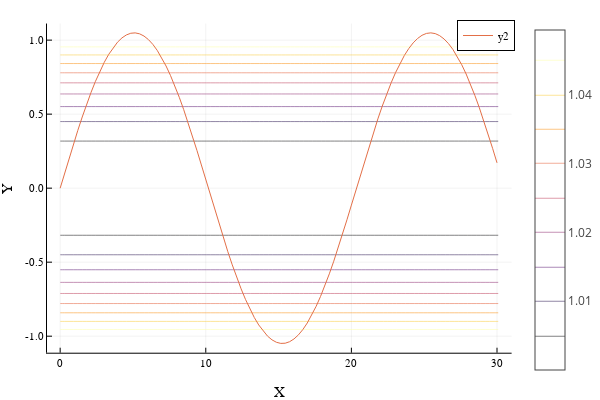

Notebook source saved alongside this figure:
### Code cell
ytraj = zeros(n)
ytraj[2] = 0.1

for k = 2:(n-1)
    x = (k-1) * Δx
    ytraj[k+1] = ytraj[k]
    @printf("\n%d: ", k)
    r = DEL(ytraj[k-1],ytraj[k],ytraj[k+1], x)
    while abs(r) > 1e-12
        @printf("%f ", r)
        J = ForwardDiff.derivative(_y -> DEL(ytraj[k-1],ytraj[k],_y, x), ytraj[k+1])
        ytraj[k+1] -= r / J
        r = DEL(ytraj[k-1],ytraj[k],ytraj[k+1], x)
    end
end

#Compare against reference IPOPT solution
xs = LinRange(0, w + 0.1, 100)
ys = LinRange(-1, 1, 100)
plot!(contour(xs, ys, v(xs' .* ones(100), ones(100)' .* ys)))
plot!(LinRange(0,w,n),ytraj)
xlabel!("X")
ylabel!("Y")

### Figure 1 — Plotly figure (JSON) as saved in the notebook; plotly's stock layout.template omitted (floating-point values rounded to 4 significant figures; data arrays with more than 128 entries replaced by an {"elided": "..."} marker saying what was removed)
{"data": [{"colorbar": {"title": ""}, "colorscale": {"elided": "256x2 mixed values"}, "contours": {"coloring": "lines", "showlabels": false}, "name": "y1", "ncontours": 17, "showlegend": false, "showscale": true, "type": "contour", "x": [0, 0.304, 0.6081, 0.9121, 1.216, 1.52, 1.824, 2.128, 2.432, 2.736, 3.04, 3.344, 3.648, 3.953, 4.257, 4.561, 4.865, 5.169, 5.473, 5.777, 6.081, 6.385, 6.689, 6.993, 7.297, 7.601, 7.905, 8.209, 8.513, 8.817, 9.121, 9.425, 9.729, 10.03, 10.34, 10.64, 10.95, 11.25, 11.55, 11.86, 12.16, 12.47, 12.77, 13.07, 13.38, 13.68, 13.99, 14.29, 14.59, 14.9, 15.2, 15.51, 15.81, 16.11, 16.42, 16.72, 17.03, 17.33, 17.63, 17.94, 18.24, 18.55, 18.85, 19.15, 19.46, 19.76, 20.07, 20.37, 20.67, 20.98, 21.28, 21.59, 21.89, 22.19, 22.5, 22.8, 23.11, 23.41, 23.72, 24.02, 24.32, 24.63, 24.93, 25.24, 25.54, 25.84, 26.15, 26.45, 26.76, 27.06, 27.36, 27.67, 27.97, 28.28, 28.58, 28.88, 29.19, 29.49, 29.8, 30.1], "xaxis": "x", "y": [-1, -0.9798, -0.9596, -0.9394, -0.9192, -0.899, -0.8788, -0.8586, -0.8384, -0.8182, -0.798, -0.7778, -0.7576, -0.7374, -0.7172, -0.697, -0.6768, -0.6566, -0.6364, -0.6162, -0.596, -0.5758, -0.5556, -0.5354, -0.5152, -0.4949, -0.4747, -0.4545, -0.4343, -0.4141, -0.3939, -0.3737, -0.3535, -0.3333, -0.3131, -0.2929, -0.2727, -0.2525, -0.2323, -0.2121, -0.1919, -0.1717, -0.1515, -0.1313, -0.1111, -0.09091, -0.07071, -0.05051, -0.0303, -0.0101, 0.0101, 0.0303, 0.05051, 0.07071, 0.09091, 0.1111, 0.1313, 0.1515, 0.1717, 0.1919, 0.2121, 0.2323, 0.2525, 0.2727, 0.2929, 0.3131, 0.3333, 0.3535, 0.3737, 0.3939, 0.4141, 0.4343, 0.4545, 0.4747, 0.4949, 0.5152, 0.5354, 0.5556, 0.5758, 0.596, 0.6162, 0.6364, 0.6566, 0.6768, 0.697, 0.7172, 0.7374, 0.7576, 0.7778, 0.798, 0.8182, 0.8384, 0.8586, 0.8788, 0.899, 0.9192, 0.9394, 0.9596, 0.9798, 1], "yaxis": "y", "z": {"elided": "100x100 float values"}, "zmax": 1.049, "zmin": 1.0}, {"colorbar": {"title": ""}, "legendgroup": "y2", "line": {"color": "rgba(227, 111, 71, 1.000)", "dash": "solid", "shape": "linear", "width": 1}, "mode": "lines", "name": "y2", "showlegend": true, "type": "scatter", "x": [0, 0.303, 0.6061, 0.9091, 1.212, 1.515, 1.818, 2.121, 2.424, 2.727, 3.03, 3.333, 3.636, 3.939, 4.242, 4.545, 4.848, 5.152, 5.455, 5.758, 6.061, 6.364, 6.667, 6.97, 7.273, 7.576, 7.879, 8.182, 8.485, 8.788, 9.091, 9.394, 9.697, 10, 10.3, 10.61, 10.91, 11.21, 11.52, 11.82, 12.12, 12.42, 12.73, 13.03, 13.33, 13.64, 13.94, 14.24, 14.55, 14.85, 15.15, 15.45, 15.76, 16.06, 16.36, 16.67, 16.97, 17.27, 17.58, 17.88, 18.18, 18.48, 18.79, 19.09, 19.39, 19.7, 20, 20.3, 20.61, 20.91, 21.21, 21.52, 21.82, 22.12, 22.42, 22.73, 23.03, 23.33, 23.64, 23.94, 24.24, 24.55, 24.85, 25.15, 25.45, 25.76, 26.06, 26.36, 26.67, 26.97, 27.27, 27.58, 27.88, 28.18, 28.48, 28.79, 29.09, 29.39, 29.7, 30], "xaxis": "x", "y": [0, 0.1, 0.199, 0.2961, 0.3903, 0.4807, 0.5666, 0.6471, 0.7216, 0.7896, 0.8504, 0.9037, 0.9491, 0.9863, 1.015, 1.035, 1.046, 1.049, 1.043, 1.028, 1.004, 0.9714, 0.9307, 0.8819, 0.8253, 0.7614, 0.6906, 0.6134, 0.5305, 0.4426, 0.3504, 0.2549, 0.1569, 0.05731, -0.04281, -0.1425, -0.2408, -0.3368, -0.4294, -0.518, -0.6017, -0.6797, -0.7515, -0.8165, -0.8742, -0.9241, -0.966, -0.9996, -1.025, -1.041, -1.049, -1.047, -1.037, -1.018, -0.991, -0.955, -0.9108, -0.8586, -0.7989, -0.7319, -0.6583, -0.5786, -0.4935, -0.4036, -0.3099, -0.2132, -0.1144, -0.01452, 0.08554, 0.1848, 0.2822, 0.3768, 0.4679, 0.5544, 0.6358, 0.7112, 0.7802, 0.8421, 0.8965, 0.943, 0.9814, 1.011, 1.033, 1.045, 1.049, 1.044, 1.03, 1.008, 0.9766, 0.9371, 0.8895, 0.834, 0.7711, 0.7012, 0.6249, 0.5428, 0.4556, 0.364, 0.2689, 0.1712], "yaxis": "y", "zmax": 1.049, "zmin": 1.0}], "layout": {"annotations": [], "height": 400, "legend": {"bgcolor": "rgba(255, 255, 255, 1.000)", "bordercolor": "rgba(0, 0, 0, 1.000)", "borderwidth": 1, "font": {"color": "rgba(0, 0, 0, 1.000)", "family": "sans-serif", "size": 11}, "title": {"font": {"color": "rgba(0, 0, 0, 1.000)", "family": "sans-serif", "size": 15}, "text": ""}, "tracegroupgap": 0, "traceorder": "normal", "x": 1, "xanchor": "auto", "y": 1, "yanchor": "auto"}, "margin": {"b": 20, "l": 0, "r": 0, "t": 20}, "paper_bgcolor": "rgba(255, 255, 255, 1.000)", "plot_bgcolor": "rgba(255, 255, 255, 1.000)", "showlegend": true, "width": 600, "xaxis": {"anchor": "y", "domain": [0.09128, 0.9934], "gridcolor": "rgba(0, 0, 0, 0.100)", "gridwidth": 0.5, "linecolor": "rgba(0, 0, 0, 1.000)", "mirror": false, "range": [-0.903, 31.0], "showgrid": true, "showline": true, "showticklabels": true, "tickangle": 0, "tickcolor": "rgb(0, 0, 0)", "tickfont": {"color": "rgba(0, 0, 0, 1.000)", "family": "sans-serif", "size": 11}, "tickmode": "array", "ticks": "inside", "ticktext": ["0", "10", "20", "30"], "tickvals": [0, 10, 20, 30], "title": "X", "titlefont": {"color": "rgba(0, 0, 0, 1.000)", "family": "sans-serif", "size": 15}, "type": "-", "visible": true, "zeroline": false, "zerolinecolor": "rgba(0, 0, 0, 1.000)"}, "yaxis": {"anchor": "x", "domain": [0.07581, 0.9902], "gridcolor": "rgba(0, 0, 0, 0.100)", "gridwidth": 0.5, "linecolor": "rgba(0, 0, 0, 1.000)", "mirror": false, "range": [-1.112, 1.112], "showgrid": true, "showline": true, "showticklabels": true, "tickangle": 0, "tickcolor": "rgb(0, 0, 0)", "tickfont": {"color": "rgba(0, 0, 0, 1.000)", "family": "sans-serif", "size": 11}, "tickmode": "array", "ticks": "inside", "ticktext": ["-1.0", "-0.5", "0.0", "0.5", "1.0"], "tickvals": [-1, -0.5, 0, 0.5, 1], "title": "Y", "titlefont": {"color": "rgba(0, 0, 0, 1.000)", "family": "sans-serif", "size": 15}, "type": "-", "visible": true, "zeroline": false, "zerolinecolor": "rgba(0, 0, 0, 1.000)"}}}
